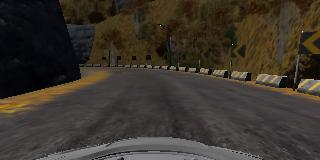
#> input picture Conditional model/images/12.jpg, 320 x 160 px, found by its file name
$ python conditional_with_curve_detection.py   (older library calls are emulated)
#> lines starting #> are read from the running program, lines starting #| are printed output that depends on the picture; after the words box and inside, x2 and y2 are one past the last pixel; in counts of white or black regions, pixels touching at a corner belong together
#> further down, img is the input picture: shape (160, 320, 3); mean B, G, R 44.7, 53.1, 59.8
import cv2
import numpy as np
import matplotlib.pyplot as plt
import matplotlib.image as mpimg
from scipy.interpolate import splprep, splev

def get_hist(img):
    hist = np.sum(img[img.shape[0]//2:,:], axis=0)
    return hist

left_a, left_b, left_c = [],[],[]
right_a, right_b, right_c = [],[],[]

# [133 lines left out: functions sliding_window, get_curve, not called in this run]

def roi_mask():
    stencil = np.zeros((160,320), dtype='uint8')
    #DEFINE the ROI boundary
    #ORDER: BOTTOM LEFT, TOP LEFT, TOP RIGHT, BOTTOM RIGHT
    polygon = np.array([[0,100], [100,71], [181,71], [278,100]])
    cv2.fillConvexPoly(stencil, polygon, 1)
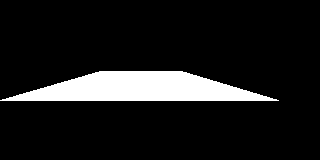
#> stencil: shape (160, 320); values 0 (black) and 1 (white), 10.7% white; 1 white region, box (x1, y1, x2, y2) and area: (0, 71, 279, 101) 5484
    return stencil

def get_roi(img):
    stencil=roi_mask()
    for x in range(0,3):
        img[:, :, x] = cv2.bitwise_and(img[:, :, x] , img[:, :, x], mask=stencil)
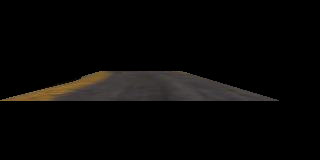
#> img: shape (160, 320, 3); mean B, G, R 6.2, 7.1, 8.1
    # img=img[225:375,185:702]
    return img

def getBirdEye(img):
    #ORDER: TOP LEFT, TOP RIGHT, BOTTOM RIGHT, BOTTOM LEFT
    road_coordinates=np.float32([[100,71], [181,71], [278,100],[0,100]])
    dest_coordinates=np.float32([[0,0], [160,0], [160,320], [0,320]])
    dest_matrix=cv2.getPerspectiveTransform(road_coordinates,dest_coordinates)
    result = cv2.warpPerspective(img, dest_matrix, (160,320))
    return result
def get_normal_view(img):
    road_coordinates=np.float32([[100,71], [181,71], [278,100],[0,100]])
    dest_coordinates=np.float32([[0,0], [160,0], [160,320], [0,320]])
    dest_matrix=cv2.getPerspectiveTransform(dest_coordinates,road_coordinates)
    result = cv2.warpPerspective(img, dest_matrix, (320,160))
    return result

# [13 lines left out: function smoothenContour, not called in this run]

def draw_line(img):
    points=[]
    n_row_start=0
    while(n_row_start+100 <= 320):

        pts=[0,0]
        count_add=0
        for i in range(0,100,30):
            row=img[n_row_start+i,:]
            ls = [i for i, e in enumerate(row) if e != 0]
            if(len(ls)==0):
                continue
            midpt_X=(ls[0]+ls[-1])/2

            # first=(midpt,n_row_start+i)
            pts=[pts[0]+midpt_X,pts[1]+n_row_start+i]
        pts=[int(pts[0]/4),int(pts[1]/3)]
        points.append(pts)
        n_row_start+=100

    points = np.array(points).reshape((-1,1,2))
    return points
def morph_close(img):
    kernal=np.ones((5,5),np.uint8)
    closing=cv2.morphologyEx(img,cv2.MORPH_CLOSE,kernal)
    return closing

def read_image(img):
    # img = cv2.imread('./images/12.jpg')
    # img=cv2.resize(img,(1280,720))
    img_org=img.copy()
    img1=get_roi(img)
    blur = cv2.blur(img1,(5,5))
    blur0=cv2.medianBlur(blur,5)
    blur1= cv2.GaussianBlur(blur0,(5,5),0)
    blur2= cv2.bilateralFilter(blur1,9,75,75)
    hsv = cv2.cvtColor(blur2, cv2.COLOR_BGR2HSV)
#> hsv: shape (160, 320, 3); mean H, S, V 2.9, 8.8, 8
    lower_gray = np.array([0, 5, 50], np.uint8)
    upper_gray = np.array([179, 50, 255], np.uint8)
    mask = cv2.inRange(hsv, lower_gray, upper_gray)
#> mask: shape (160, 320); 7% white; 1 white region
    res = cv2.bitwise_and(img1,img1, mask= mask)
    res=morph_close(res)
    # # # # #Get contours
    res=cv2.cvtColor(res, cv2.COLOR_BGR2GRAY);
#> res: shape (160, 320)
    res= cv2.blur(res,(5,5))

    birdeye=getBirdEye(res)
#> in getBirdEye, `result = cv2.warpPerspective(img, dest_matrix, (160,320))`:
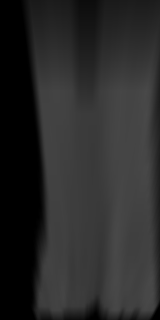
#> result: shape (320, 160); min 0, max 73, mean 42.1

    contours, hierarchy = cv2.findContours(birdeye, cv2.RETR_TREE, cv2.CHAIN_APPROX_NONE)
#> contours = 1 contour; box (x1, y1, x2, y2) and area: (20, 0, 160, 320) 40417
    # contours=smoothenContour(contours)
    areas = [cv2.contourArea(c) for c in contours]
#> areas = [40417]
    max_index = np.argmax(areas)
#> max_index = 0
    empty_mat=np.zeros_like(birdeye)
    empty_mat=cv2.cvtColor(empty_mat,cv2.COLOR_GRAY2BGR)
#> empty_mat: shape (320, 160, 3); every value is 0
    max_contour=contours[max_index]
#> max_contour = contour of 902 points, box (x1, y1, x2, y2) (20, 0, 160, 320), area 40417
    max_contour = cv2.approxPolyDP(max_contour, 0.009 * cv2.arcLength(max_contour, True), True)
#> max_contour = [[20, 0], [40, 203], [34, 318], [151, 319], [159, 0]]
    cv2.drawContours(empty_mat, [max_contour], -1, (0,255,0), -1)
    # cv2.imshow("ss",img)
    # out_img, curves, lanes, ploty= sliding_window(empty_mat)
    # curverad=get_curve(out_img, curves[0],curves[1])
    empty_mat_gray=empty_mat[:,:,1]
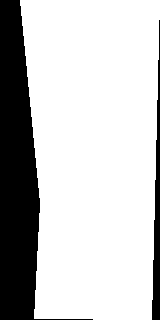
#> empty_mat_gray: shape (320, 160); 77.1% white; 2 black regions, box (x1, y1, x2, y2) and area: (0, 0, 93, 320) 10465, (152, 20, 160, 320) 1280
    center_pts=draw_line(empty_mat_gray)
#> after the loop in draw_line, `while(n_row_start+100 <= 320):`: n_row_start = 300; points = [[91, 60], [94, 193], [95, 326]]
#> center_pts = [[91, 60], [94, 193], [95, 326]]
    print(center_pts)
#| [[[ 91  60]]
#|  [[ 94 193]]
#|  [[ 95 326]]]

    polyline=cv2.polylines(empty_mat,[center_pts],False,(255,0,0),3)
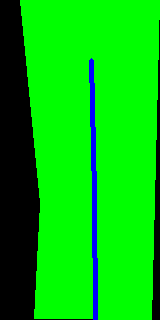
#> polyline: shape (320, 160, 3); mean B, G, R 6.5, 190, 0
    normal_perspective=get_normal_view(empty_mat)
#> in get_normal_view, `result = cv2.warpPerspective(img, dest_matrix, (320,160))`:
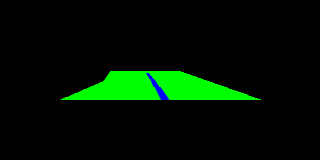
#> result: shape (160, 320, 3); mean B, G, R 0.8, 18.1, 0
    final=cv2.addWeighted(img_org,1,normal_perspective,0.5,0)

    final=cv2.resize(final, (1280,720))
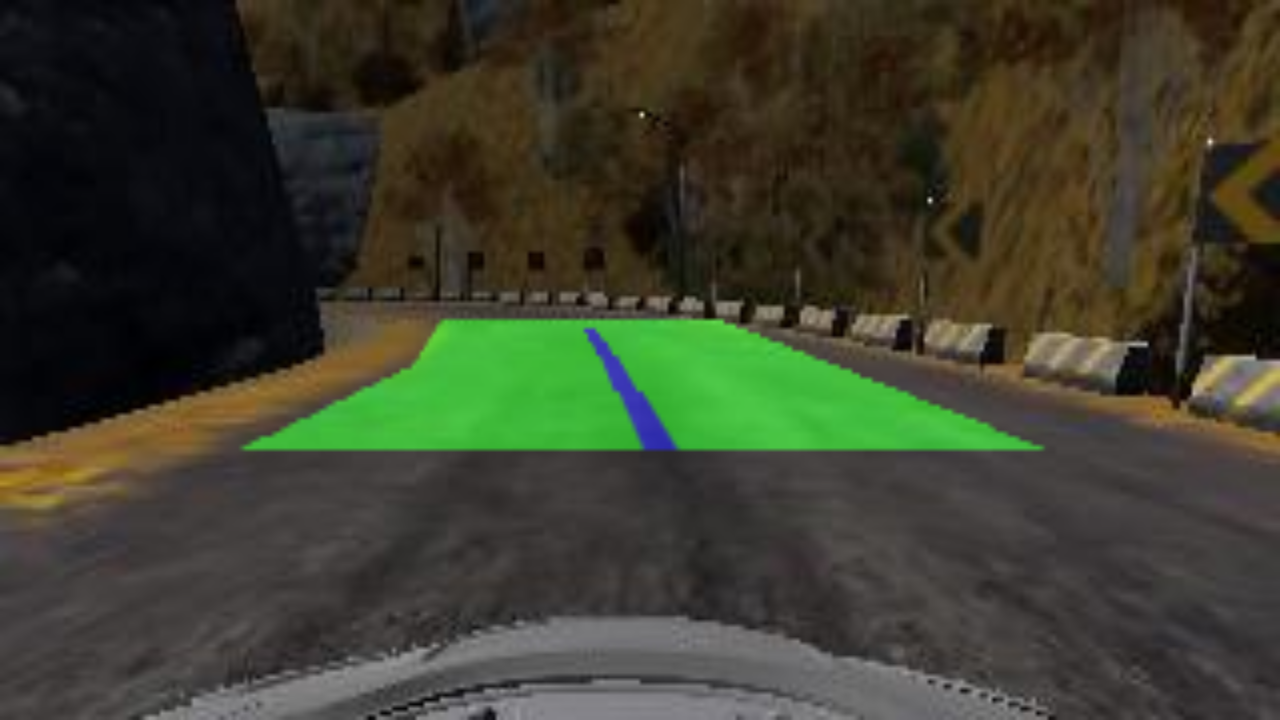
#> final: shape (720, 1280, 3); mean B, G, R 45, 62, 59.7
    cv2.imshow("Final",final)

    # [5 lines of commented-out code are left out]
    cv2.waitKey(0)
# [6 lines left out: function readVideo, not called in this run]

img = cv2.imread('/home/ashwin/edison-mk1/Conditional model/images/12.jpg')
# img=cv2.resize(img,(1280,720))
read_image(img)
